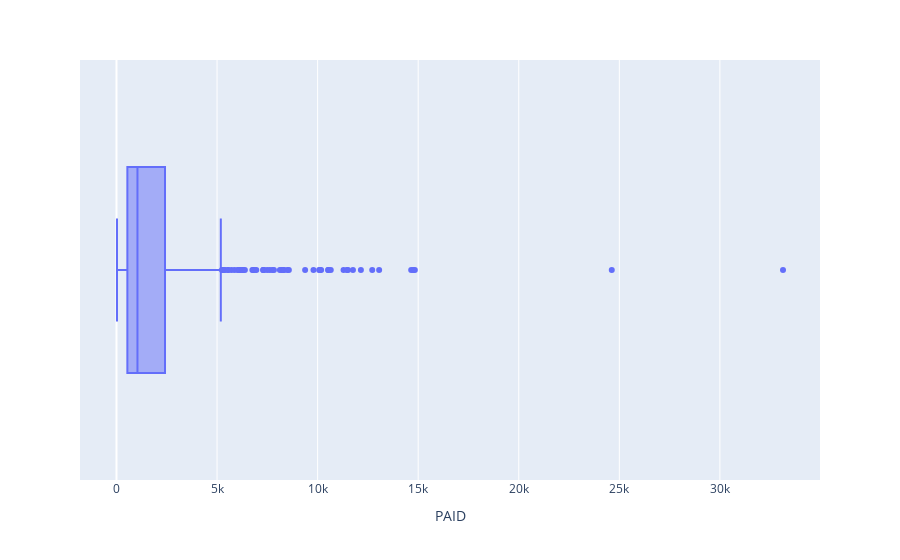

The notebook cell saved with this chart:
### Code cell
fig = px.box(autoclaims_csv_asdf, x='PAID')
fig.show()

### Figure 1 — Plotly figure (JSON) as saved in the notebook; plotly's stock layout.template omitted (floating-point values rounded to 4 significant figures; data arrays with more than 128 entries replaced by an {"elided": "..."} marker saying what was removed)
{"data": [{"alignmentgroup": "True", "hovertemplate": "PAID=%{x}<extra></extra>", "legendgroup": "", "marker": {"color": "#636efa"}, "name": "", "notched": false, "offsetgroup": "", "orientation": "h", "showlegend": false, "type": "box", "x": {"elided": "500 float values"}, "x0": " ", "xaxis": "x", "y0": " ", "yaxis": "y"}], "layout": {"boxmode": "group", "legend": {"tracegroupgap": 0}, "margin": {"t": 60}, "xaxis": {"anchor": "y", "domain": [0, 1], "title": {"text": "PAID"}}, "yaxis": {"anchor": "x", "domain": [0, 1]}}}
